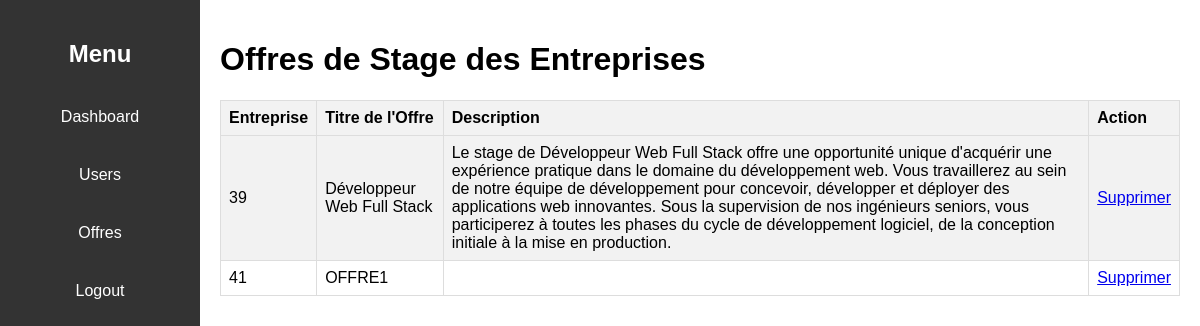
Page /admin/offre.php (signed in) on the committed database.
### tables this page shows
CREATE TABLE `offredestage` (
  `offre_id` int(11) NOT NULL,
  `entreprise_id` int(11) DEFAULT NULL,
  `titre` varchar(255) NOT NULL,
  `description` text NOT NULL,
  `duration` varchar(50) NOT NULL,
  `skills_required` varchar(255) NOT NULL,
  `interns_required` int(11) NOT NULL
);

### admin/offre.php (the view, shortened to what this page needs)
<?php
include_once('../database.php');
$query = "SELECT offredestage.*, entreprise.nom_complet AS entreprise_nom FROM offredestage INNER JOIN entreprise ON offredestage.entreprise_id = entreprise.entreprise_id";
$result = mysqli_query($conn, $query);
?>
<!DOCTYPE html>
<html lang="en">
<head>
    <link rel="stylesheet" href="offre.css">
</head>
<body>
    <div class="dashboard">
        <div class="sidebar">
            <h2>Menu</h2>
            <ul>
                <li><a href="panel.php">Dashboard</a></li>
                <li><a href="graph.php">Users</a></li>
                <li><a href="offre.php">Offres</a></li>
                <li><a href="logout.php">Logout</a></li>
            </ul>
        </div>
        <div class="content">
            <h1>Offres de Stage des Entreprises</h1>
            <table>
                <tr>
                <th>Entreprise</th>
                    <th>Titre de l'Offre</th>
                    <th>Description</th>
                    <th>Action</th>
                </tr>
                <?php
                while($row = mysqli_fetch_assoc($result)) {
                    echo "<tr>";
                    echo "<td>" . $row['offre_id'] . "</td>";
                    echo "<td>" . $row['titre'] . "</td>";
                    echo "<td>" . $row['description'] . "</td>";
                    echo "<td><a href='?action=delete&id=" . $row['offre_id'] . "'>Supprimer</a></td>";
                    echo "</tr>";
                }
                ?>
            </table>
        </div>
    </div>
</body>

### admin/offre.css (style rules this page uses)
body { font-family: Arial, sans-serif; margin: 0; padding: 0; }
.dashboard { display: flex; height: 100vh; }
.sidebar { height: 100vh; width: 200px; background-color: #333; color: #fff; padding-top: 20px; }
.sidebar h2 { text-align: center; }
.sidebar ul { list-style-type: none; padding: 0; }
.sidebar ul li { padding: 10px 0; }
.sidebar ul li a { color: #fff; text-decoration: none; display: block; padding: 10px; text-align: center; }
.content { flex: 1; padding: 20px; }
table { width: 100%; border-collapse: collapse; }
th, td { border: 1px solid #ddd; padding: 8px; text-align: left; }
th { background-color: #f2f2f2; }
tr:nth-child(even) { background-color: #f2f2f2; }

### rows in the picture
offredestage: offre_id "39", titre "Développeur Web Full Stack", description "Le stage de Développeur Web Full Stack offre une opportunité unique d'acquérir une expérience pratique dans le domaine du développement web. Vous travaillerez au sein de notre équipe de développement pour concevoir, développer et déployer des applications web innovantes. Sous la supervision de nos ingénieurs seniors, vous participerez à toutes les phases du cycle de développement logiciel, de la conception initiale à la mise en production."
offredestage: offre_id "41", titre "OFFRE1"
